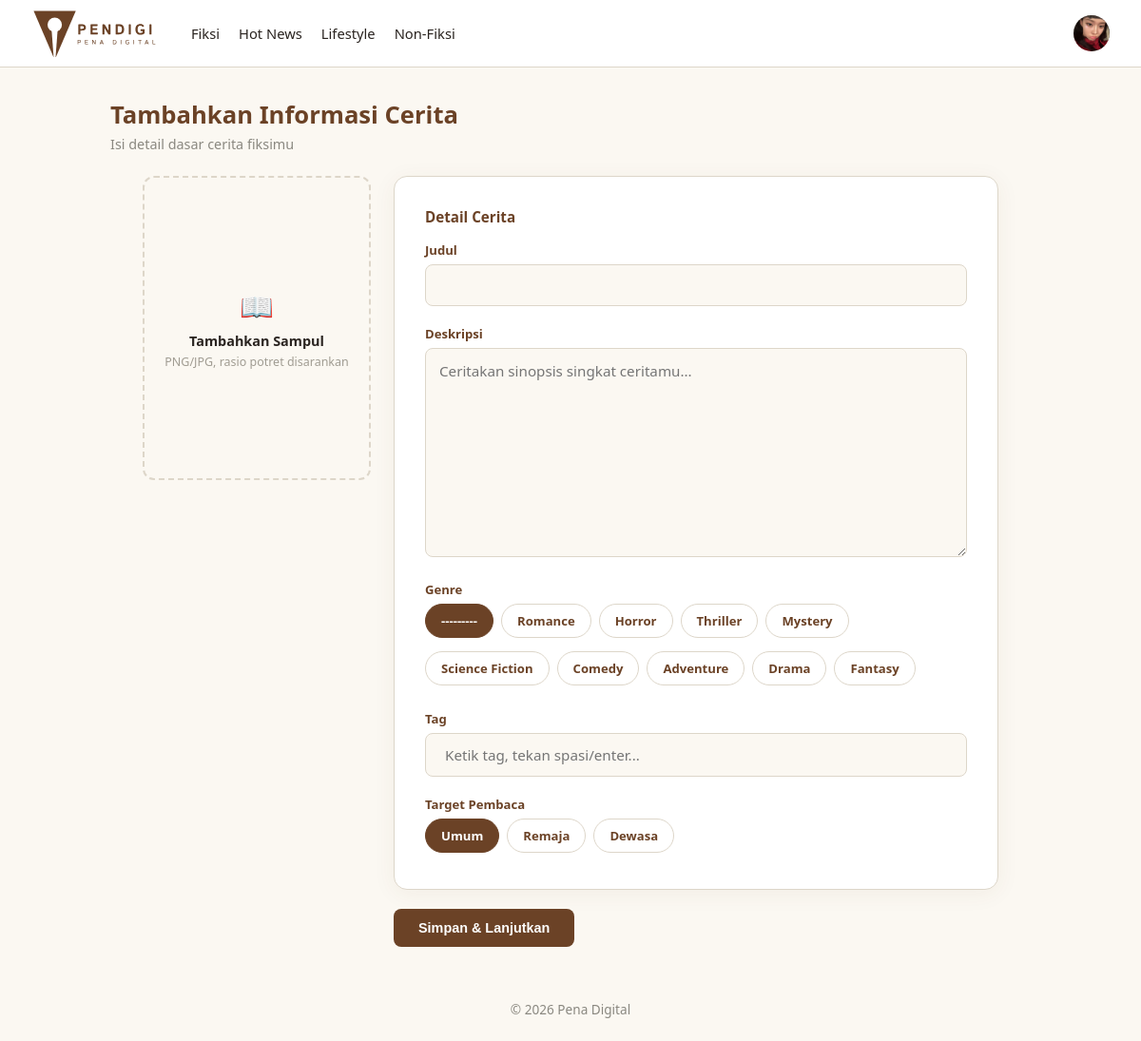
Screenshot of /fiksi/tulis/ (signed in) with the database file from the repository.
### articles/models.py (models this page shows, shortened)
class Categories(models.Model):
    name = models.CharField(max_length=50, unique=True)
    class Meta:
        verbose_name_plural = "Categories"

### accounts/models.py (models this page shows, shortened)
class Users(AbstractUser):
    role = models.CharField(
        max_length=20,
        choices=Role.choices,
        default=Role.PEMBACA
    )
    status_kontributor = models.CharField(
        max_length=20,
        choices=StatusKontributor.choices,
        default=StatusKontributor.NONE
    )
    profile_picture = models.ImageField(upload_to='profile_pictures/', null=True, blank=True)
    bio = models.CharField(max_length=150, blank=True)

### fiction/views.py (the view)
# urls.py: path('tulis/', views.create_story, name='create_story'),
@login_required
def create_story(request):
    if request.user.status_kontributor != StatusKontributor.APPROVED:
        messages.error(request, 'Anda belum terverifikasi sebagai kontributor.')
        return redirect('articles:article_list')
    if request.method == 'POST':
        form = StoryForm(request.POST, request.FILES)
        if form.is_valid():
            story = form.save(commit=False)
            story.author = request.user
            story.save()
            messages.success(request, 'Detail cerita tersimpan. Sekarang tambahkan bab pertamamu!')
            return redirect('fiction:chapter_list', story_id=story.pk)
    else:
        form = StoryForm()
    return render(request, 'fiction/story_form.html', {'form': form, 'is_edit': False})

### fiction/forms.py
class StoryForm(forms.ModelForm):
    class Meta:
        model = Stories
        fields = ['title', 'cover', 'description', 'genre', 'tags', 'target_pembaca', 'is_completed']
        widgets = {
            'description': forms.Textarea(attrs={'rows': 5, 'placeholder': 'Ceritakan sinopsis singkat ceritamu...'}),
            'genre': forms.RadioSelect(),
            'target_pembaca': forms.RadioSelect(),
            'tags': forms.TextInput(attrs={'placeholder': 'misal: percintaan sekolah remaja'}),
        }

### articles/context_processor.py (called while the page is built)
def navbar_categories(request):
    return {
        'navbar_categories': Categories.objects.all().order_by('name')
    }

### fiction/context_processors.py (called while the page is built)
def fiction_navigation(request):
    all_tags_raw = (
        Stories.objects
        .filter(status=StatusStory.APPROVED)
        .exclude(tags='')
        .values_list('tags', flat=True)
    )
    unique_tags = set()
    for tag_string in all_tags_raw:
        for tag in tag_string.split():
            tag = tag.strip().lower()
            if tag:
                unique_tags.add(tag)
    return {
        'fiction_tags': sorted(unique_tags),
    }

### fiction/templates/fiction/story_form.html (shortened to what this page needs)
{% extends 'fiction/fiction_base.html' %}
{% load static %}
{% block extra_css %}
<link rel="stylesheet" href="{% static 'css/upload.css' %}">
<link rel="stylesheet" href="{% static 'css/story-form.css' %}">
{% endblock %}
{% block fiction_content %}
<div class="page-header">
    <h1>{% if is_edit %}Edit Cerita{% else %}Tambahkan Informasi Cerita{% endif %}</h1>
    <p>{% if is_edit %}Mengedit cerita akan mengembalikan status ke menunggu approval{% else %}Isi detail dasar cerita
        fiksimu{% endif %}</p>
</div>
<form method="post" enctype="multipart/form-data">
    <div class="story-form-layout">
        <div class="story-cover-col">
            <label class="dropzone story-cover-dropzone" id="dropzone">
                <div id="dz-placeholder" {% if is_edit and story.cover %}style="display:none;" {% endif %}>
                    <div class="icon">📖</div>
                    <div class="main-text">Tambahkan Sampul</div>
                    <div class="sub-text">PNG/JPG, rasio potret disarankan</div>
                </div>
            </label>
        </div>
        <div class="story-detail-col">
            <div class="card">
                <h3>Detail Cerita</h3>
                <div class="field">
                    <label for="{{ form.title.id_for_label }}">Judul</label>
                    {{ form.title }}
                </div>
                <div class="field">
                    <label for="{{ form.description.id_for_label }}">Deskripsi</label>
                    {{ form.description }}
                </div>
                <div class="field">
                    <label>Genre</label>
                    <div class="category-pills">
                        {% for radio in form.genre %}
                        <label for="{{ radio.id_for_label }}">{{ radio.choice_label }}</label>
                        {% endfor %}
                    </div>
                </div>
                <div class="field">
                    <label>Tag</label>
                    <div class="tag-input-wrap" id="tagInputWrap">
                        <input type="text" id="tagTextInput" placeholder="Ketik tag, tekan spasi/enter...">
                    </div>
                </div>
                <div class="field">
                    <label>Target Pembaca</label>
                    <div class="category-pills">
                        {% for radio in form.target_pembaca %}
                        <label for="{{ radio.id_for_label }}">{{ radio.choice_label }}</label>
                        {% endfor %}
                    </div>
                </div>
            </div>
            <div class="submit-row">
                <button type="submit" class="btn-primary">{% if is_edit %}Simpan Perubahan{% else %}Simpan & Lanjutkan </button>
            </div>
        </div>
    </div>
</form>
{%endif%}
{% endblock %}

### templates/app_base.html (shortened to what this page needs)
{% extends 'base.html' %}
{% load static %}
{% block body %}
<header class="navbar">
    <a
        href="{% url 'articles:article_list' %}"
        class="brand"
    >
        <img
            src="{% static 'images/pendigi-logo-tulisan.svg' %}"
            alt="Pena Digital"
            class="logo"
        >
    </a>
    <div
        class="navbar-collapse"
        id="navbarCollapse"
    >
        <nav class="nav-links">
            {% for cat in navbar_categories %}
                {% if cat.name|lower == 'fiksi' %}
                    <a href="{% url 'fiction:story_list' %}">
                        {{ cat.name }}
                    </a>
                {% else %}
                    <a
                        href="{% url 'articles:article_list' %}?kategori={{ cat.name|urlencode }}"
                    >
                        {{ cat.name }}
                    </a>
                {% endif %}
            {% endfor %}
        </nav>
        <div class="navbar-actions">
            {% if user.is_authenticated %}
                <div class="navbar-dropdown profile-dropdown">
                    <button
                        type="button"
                        class="navbar-profile-button"
                        aria-label="Menu profil"
                        aria-expanded="false"
                    >
                        {% if user.profile_picture %}
                            <img
                                src="{{ user.profile_picture.url }}"
                                alt="{{ user.username }}"
                                class="navbar-profile-avatar"
                            >
                        {% else %}
                            <span class="navbar-profile-avatar navbar-profile-placeholder">
                                {{ user.username|first|upper }}
                            </span>
                        {% endif %}
                    </button>
                </div>
            {% endif %}
        </div>
    </div>
</header>
<main class="content">
    {% block content %}
    {% endblock %}
</main>
<footer class="footer">
    <p>
        &copy; {% now 'Y' %} Pena Digital
    </p>
</footer>
{% endblock %}

### static/css/base.css (style rules this page uses)
:root { --paper: #FBF8F2; --ink: #2F5D50; --ink-dark: #234840; --brown: #6B4226; --brown-dark: #54331d; --divider: #DDD6C9; --text: #2A2420; }
* { box-sizing: border-box; margin: 0; padding: 0; }
body { font-family: system-ui, -apple-system, sans-serif; background: var(--paper); color: var(--text); }
a { color: inherit; }
.content { max-width: 1000px; margin: 32px auto; padding: 0 16px; }
.footer { text-align: center; padding: 24px; color: #8a8880; font-size: 0.85rem; }
.btn-primary { padding: 12px 26px; border: none; border-radius: 8px; background: var(--brown); color: #fff; font-weight: 600; font-size: 0.9rem; cursor: pointer; transition: background .15s ease; }
.navbar { position: relative; display: flex; align-items: center; width: 100%; padding: 10px 32px; background: #fff; border-bottom: 1px solid var(--divider); gap: 28px; z-index: 1000; }
.brand { display: flex; align-items: center; flex-shrink: 0; text-decoration: none; }
.logo { display: block; width: auto; height: 50px; }
.navbar-collapse { display: flex; align-items: center; justify-content: space-between; flex: 1; min-width: 0; gap: 24px; }
.nav-links { display: flex; align-items: center; gap: 20px; white-space: nowrap; }
.nav-links a { color: var(--text); font-size: 0.92rem; text-decoration: none; transition: color .15s ease; }
.navbar-actions { display: flex; align-items: center; gap: 14px; flex-shrink: 0; }
.navbar-profile-button { display: flex; align-items: center; justify-content: center; width: 40px; height: 40px; padding: 0; border: none; background: transparent; cursor: pointer; border-radius: 50%; }
.navbar-profile-avatar { display: flex; align-items: center; justify-content: center; width: 38px; height: 38px; border-radius: 50%; object-fit: cover; background: #d8d3c8; color: var(--text); font-size: .9rem; font-weight: 600; }
.navbar-dropdown { position: relative; }

### static/css/upload.css (style rules this page uses)
.page-header { margin-bottom: 24px; }
.page-header h1 { font-size: 1.6rem; font-weight: 700; color: var(--brown); margin-bottom: 4px; }
.page-header p { font-size: 0.9rem; color: #8a8880; }
.card { background: #fff; border: 1px solid var(--divider); border-radius: 14px; padding: 32px; margin-bottom: 20px; box-shadow: 0 4px 24px rgba(107, 66, 38, 0.06); }
.card h3 { font-size: 0.95rem; font-weight: 700; color: var(--brown); margin-bottom: 16px; display: flex; align-items: center; gap: 8px; }
.dropzone { display: block; border: 2px dashed var(--divider); border-radius: 10px; padding: 32px; text-align: center; cursor: pointer; transition: border-color .15s ease, background .15s ease; position: relative; overflow: hidden; background: var(--paper); }
.dropzone .icon { font-size: 1.8rem; margin-bottom: 8px; }
.dropzone .main-text { font-size: 0.9rem; font-weight: 600; color: var(--text); margin-bottom: 4px; }
.dropzone .sub-text { font-size: 0.78rem; color: #a09c92; }
.category-pills { display: flex; flex-wrap: wrap; gap: 8px; }
.category-pills label { padding: 8px 16px; border: 1.5px solid var(--divider); border-radius: 20px; font-size: 0.85rem; font-weight: 500; color: var(--text); cursor: pointer; transition: all .15s ease; }
.category-pills input:checked + label { background: var(--brown); border-color: var(--brown); color: #fff; }
.submit-row { display: flex; justify-content: flex-end; margin-top: 8px; }
.field { margin-bottom: 20px; }
.field:last-child { margin-bottom: 0; }
.field label { display: block; font-size: 0.82rem; font-weight: 600; color: var(--brown); margin-bottom: 6px; }
.field input[type=text], .field textarea { width: 100%; border: 1.5px solid var(--divider); border-radius: 8px; background: var(--paper); padding: 11px 14px; font-size: 0.95rem; color: var(--text); outline: none; font-family: inherit; transition: border-color .15s ease; }
.field textarea { resize: vertical; min-height: 220px; line-height: 1.6; }
.submit-row { display: flex; justify-content: space-between; align-items: center; margin-top: 8px; }

### rows the page displays
Categories: name "Fiksi"
Categories: name "Hot News"
Categories: name "Lifestyle"
Categories: name "Non-Fiksi"
Users: profile_picture (picture)

### other values shown
{{ radio.choice_label }} "---------" "Romance" "Horror" "Thriller" "Mystery" "Science Fiction" "Comedy" "Adventure" "Drama" "Fantasy"
{{ radio.choice_label }} "Umum" "Remaja" "Dewasa"
